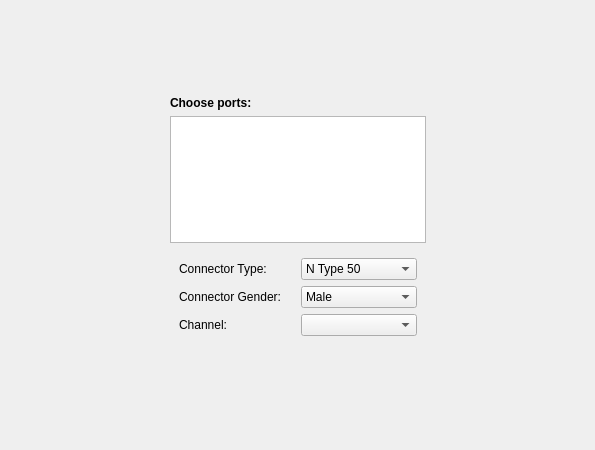
<?xml version="1.0" encoding="UTF-8"?>
<ui version="4.0">
 <class>PortsPage</class>
 <widget class="QWidget" name="PortsPage">
  <property name="geometry">
   <rect>
    <x>0</x>
    <y>0</y>
    <width>595</width>
    <height>450</height>
   </rect>
  </property>
  <property name="windowTitle">
   <string>Form</string>
  </property>
  <layout class="QGridLayout" name="gridLayout_2">
   <property name="leftMargin">
    <number>0</number>
   </property>
   <property name="topMargin">
    <number>0</number>
   </property>
   <property name="rightMargin">
    <number>0</number>
   </property>
   <property name="bottomMargin">
    <number>0</number>
   </property>
   <property name="spacing">
    <number>0</number>
   </property>
   <item row="1" column="1">
    <widget class="QWidget" name="form" native="true">
     <layout class="QVBoxLayout" name="verticalLayout">
      <item>
       <widget class="QLabel" name="portsLabel">
        <property name="font">
         <font>
          <weight>75</weight>
          <bold>true</bold>
         </font>
        </property>
        <property name="text">
         <string>Choose ports:</string>
        </property>
       </widget>
      </item>
      <item>
       <widget class="PortsView" name="ports">
        <property name="horizontalScrollBarPolicy">
         <enum>Qt::ScrollBarAlwaysOff</enum>
        </property>
        <property name="editTriggers">
         <set>QAbstractItemView::NoEditTriggers</set>
        </property>
        <property name="alternatingRowColors">
         <bool>false</bool>
        </property>
        <property name="selectionMode">
         <enum>QAbstractItemView::NoSelection</enum>
        </property>
        <property name="selectionBehavior">
         <enum>QAbstractItemView::SelectRows</enum>
        </property>
       </widget>
      </item>
      <item>
       <widget class="QWidget" name="widget" native="true">
        <layout class="QGridLayout" name="gridLayout">
         <item row="0" column="0">
          <widget class="QLabel" name="connectorTypeLabel">
           <property name="text">
            <string>Connector Type:</string>
           </property>
          </widget>
         </item>
         <item row="0" column="1">
          <widget class="QComboBox" name="connectorType">
           <item>
            <property name="text">
             <string>N Type 50</string>
            </property>
           </item>
          </widget>
         </item>
         <item row="1" column="0">
          <widget class="QLabel" name="connectorGenderLabel">
           <property name="text">
            <string>Connector Gender:</string>
           </property>
          </widget>
         </item>
         <item row="1" column="1">
          <widget class="QComboBox" name="connectorGender">
           <item>
            <property name="text">
             <string>Male</string>
            </property>
           </item>
          </widget>
         </item>
         <item row="2" column="0">
          <widget class="QLabel" name="channelLabel">
           <property name="text">
            <string>Channel:</string>
           </property>
          </widget>
         </item>
         <item row="2" column="1">
          <widget class="QComboBox" name="channel"/>
         </item>
        </layout>
       </widget>
      </item>
      <item>
       <spacer name="verticalSpacer_3">
        <property name="orientation">
         <enum>Qt::Vertical</enum>
        </property>
        <property name="sizeType">
         <enum>QSizePolicy::Fixed</enum>
        </property>
        <property name="sizeHint" stdset="0">
         <size>
          <width>20</width>
          <height>3</height>
         </size>
        </property>
       </spacer>
      </item>
      <item>
       <widget class="RsaToolbox::ErrorLabel" name="error" native="true"/>
      </item>
     </layout>
    </widget>
   </item>
   <item row="0" column="1">
    <spacer name="verticalSpacer_2">
     <property name="orientation">
      <enum>Qt::Vertical</enum>
     </property>
     <property name="sizeHint" stdset="0">
      <size>
       <width>20</width>
       <height>153</height>
      </size>
     </property>
    </spacer>
   </item>
   <item row="2" column="1">
    <spacer name="verticalSpacer">
     <property name="orientation">
      <enum>Qt::Vertical</enum>
     </property>
     <property name="sizeHint" stdset="0">
      <size>
       <width>20</width>
       <height>153</height>
      </size>
     </property>
    </spacer>
   </item>
   <item row="1" column="0">
    <spacer name="horizontalSpacer">
     <property name="orientation">
      <enum>Qt::Horizontal</enum>
     </property>
     <property name="sizeHint" stdset="0">
      <size>
       <width>40</width>
       <height>20</height>
      </size>
     </property>
    </spacer>
   </item>
   <item row="1" column="2">
    <spacer name="horizontalSpacer_2">
     <property name="orientation">
      <enum>Qt::Horizontal</enum>
     </property>
     <property name="sizeHint" stdset="0">
      <size>
       <width>40</width>
       <height>20</height>
      </size>
     </property>
    </spacer>
   </item>
  </layout>
 </widget>
 <customwidgets>
  <customwidget>
   <class>PortsView</class>
   <extends>QListView</extends>
   <header>PortsView.h</header>
  </customwidget>
  <customwidget>
   <class>RsaToolbox::ErrorLabel</class>
   <extends>QWidget</extends>
   <header>ErrorLabel.h</header>
   <container>1</container>
  </customwidget>
 </customwidgets>
 <resources/>
 <connections/>
</ui>
